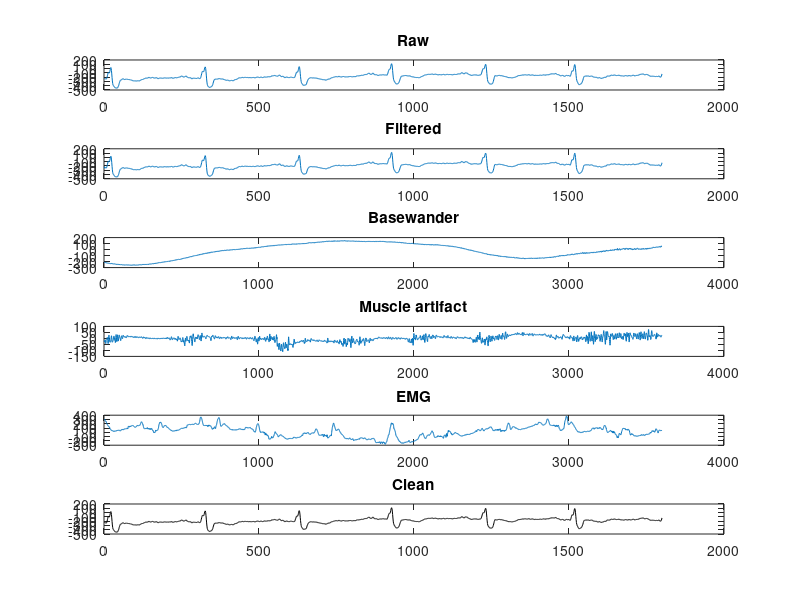

Here is the MATLAB script that generated this plot: (Note: this script raises an error after producing the figure.)
clear all;
clc;

Data = load('118e00m.mat'); %Noise Free Signal (Reference Signal)
D = cell2mat(struct2cell(Data));
D = D(1,:);                                     
Data = load('118e06m.mat'); %Noisy Signal
X = cell2mat(struct2cell(Data));
X = X(1,:); 
Data = load('bwm.mat'); %Baseline wander Noise
Bw = cell2mat(struct2cell(Data));
Bw = Bw(1,:);
Data = load('mam.mat'); %Muscle Artifact
Ma = cell2mat(struct2cell(Data));
Ma = Ma(1,:);
Data = load('emm.mat'); %Electrode motion artifact
Em = cell2mat(struct2cell(Data));
Em = Em(1,:);
Total_Noise = Bw+Em+Ma; %Total Noise

f =1800;
s = size(X,2);
d = D(56:56+f-1)'; %Clean Signal
x = X(56:56+f-1)'; %Taking the noisy portion of the input signal
TN = Total_Noise(56:56+f-1)'; %Corresponding Total Noise
bw = Bw(56:56+f-1)';
ma = Ma(56:56+f-1)';
em = Em(56:56+f-1)';


N=4; % Sampling Rate
W=zeros(N,1); %Initialize weights
alpha= 0.001;
mu=0.0002;
itr=1000;
MSE =zeros(1,itr);
Dw = [zeros(N-1,1); d]; %Padding reference signal with zeros

%NLMS Algorithm
for i = 1:itr
    for k = 1:f
       X = Dw(k+N-1:-1:k);
       y = W'*X;
       e(k,1) = x(k,1)-y; %Error signal
       p = alpha + X'*X;
       W = W + (2*mu*e(k,1)/p)*X;
    end     
     E =(e'*e)*1/f;
     MSE(i) = log10(E);
end
Y = x-e; %Calculating Filtered Signal by removing the estimated error above



subplot(6,1,1)
plot(x);title('Raw')
subplot(6,1,2)
plot(Y);title('Filtered')
subplot(6,1,3)
plot(Bw);title('Basewander')
subplot(6,1,4)
plot(Ma);title('Muscle artifact')
subplot(6,1,5)
plot(Em);title('EMG')
subplot(6,1,6)
plot(d, 'k');title('Clean')
%%
y = sgolayfilt(ma,2,25);
c = smooth(ma,500,'moving');

subplot(3,1,1), plot(ma), hold on, plot(y,'r','linewidth',2), plot(c,'g','linewidth',2),
title('ECG + wandering signal'); 
legend('ECG', 'Savitzky-Golay', 'moving average');
%%
subplot(3,1,2), plot(x-y),
title('ECG with wandering filtered out using Savitzky-Golay filter');
subplot(3,1,3), plot(x-c),
title('ECG with wandering filtered out using moving average');
%figure;
%subplot(2,1,1)
%plot(MSE);title('MSE');